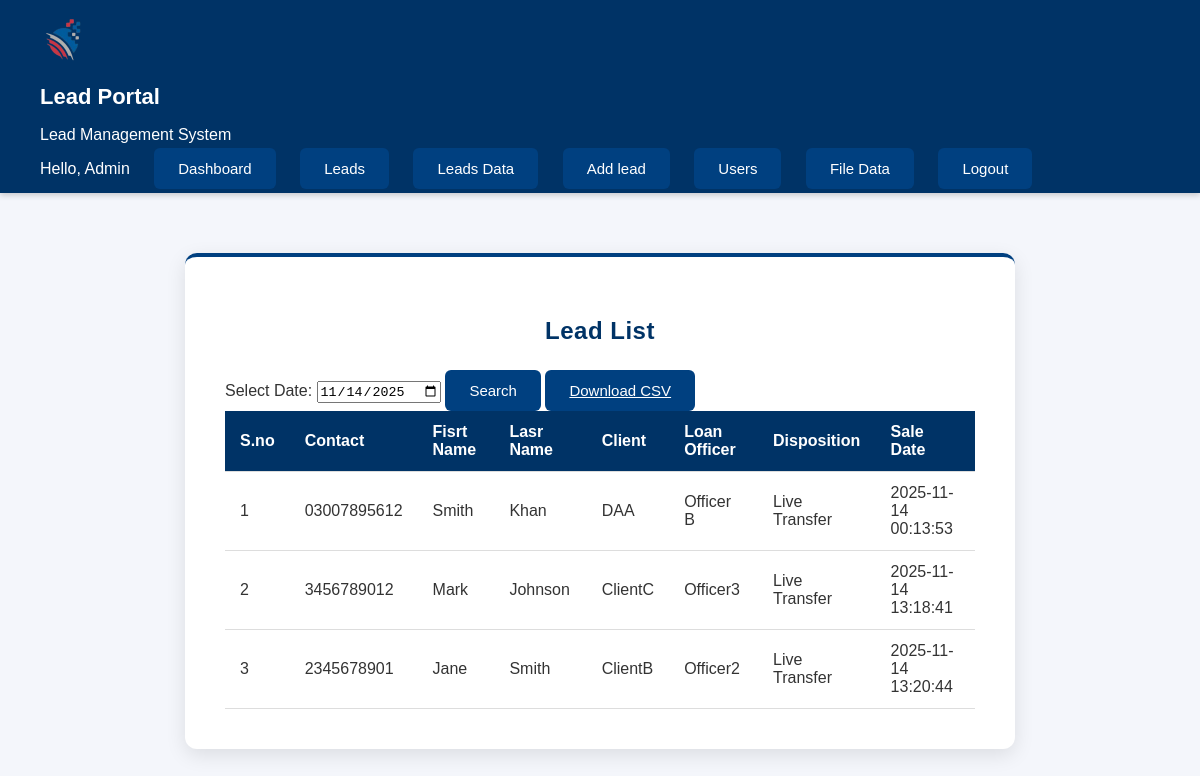
The page /public/lead_list.php (signed in) on the database its author committed.
### tables this page shows
CREATE TABLE `lead_disposition` (
  `id` int(11) NOT NULL,
  `lead_id` int(11) NOT NULL,
  `disposition` varchar(255) DEFAULT 'Transfer',
  `csr_id` int(11) DEFAULT NULL,
  `created_at` timestamp NOT NULL DEFAULT current_timestamp()
);

CREATE TABLE `lead_data` (
  `id` int(11) NOT NULL,
  `contact_number` varchar(50) NOT NULL,
  `first_name` varchar(255) DEFAULT NULL,
  `last_name` varchar(255) DEFAULT NULL,
  `phone` varchar(255) DEFAULT NULL,
  `phone2` varchar(255) NOT NULL,
  `client` varchar(255) DEFAULT NULL,
  `loan_officer` varchar(255) DEFAULT NULL,
  `Address` varchar(255) DEFAULT NULL,
  `Zip` varchar(255) NOT NULL,
  `State` varchar(255) DEFAULT NULL,
  `City` varchar(255) DEFAULT NULL,
  `Address2` varchar(255) DEFAULT NULL,
  `Zip2` varchar(255) NOT NULL,
  `State2` varchar(255) DEFAULT NULL,
  `City2` varchar(255) DEFAULT NULL,
  `total_loan` varchar(255) DEFAULT NULL,
  `interest_rate` varchar(255) DEFAULT NULL,
  `rate_type` varchar(255) DEFAULT NULL,
  `loan_type` varchar(255) DEFAULT NULL,
  `house_type` varchar(255) DEFAULT NULL,
  `property_usage` varchar(255) DEFAULT NULL,
  `interest2` varchar(255) NOT NULL,
  `rate_type2` varchar(255) NOT NULL,
  `credit_card_dept` varchar(255) NOT NULL,
  `late_payment` varchar(255) NOT NULL,
  `cashout` varchar(255) NOT NULL,
  `foreclosure` varchar(255) NOT NULL,
  `Bankrupcy` varchar(255) NOT NULL,
  `employement_status` varchar(255) DEFAULT NULL,
  `comments` text DEFAULT NULL,
  `submitted_by` int(11) DEFAULT NULL,
  `sale_date` timestamp NULL DEFAULT current_timestamp(),
  `created_at` timestamp NOT NULL DEFAULT current_timestamp(),
  `created_date` date GENERATED ALWAYS AS (cast(`created_at` as date)) STORED
);

### includes/db.php (called while the page is built, shortened)
<?php
$DB_HOST = 'localhost';
$DB_NAME = 'lead_portal';
$DB_USER = 'root';
$DB_PASS = '';
$mysqli = new mysqli($DB_HOST, $DB_USER, $DB_PASS, $DB_NAME);
$mysqli->set_charset('utf8mb4');
function esc($s)
{
global $mysqli;
return htmlspecialchars($mysqli->real_escape_string($s));
}

### public/lead_list.php (the view, shortened to what this page needs)
<?php
require_once __DIR__ . '/../includes/db.php';
require_once __DIR__ . '/../includes/header.php';
$filter_date = $_GET['date'] ?? date('Y-m-d');
$search_number = $_GET['contact_number'] ?? '';
$query = "SELECT ld.contact_number, ld.first_name, ld.last_name, ld.client, ld.loan_officer, ld.Address, ld.sale_date, disp.disposition, disp.created_at AS disposition_date
          FROM lead_data ld
          JOIN lead_disposition disp ON ld.id = disp.lead_id
          WHERE DATE(ld.created_at) = ?";
if ($search_number)
{
    $query .= " AND ld.contact_number LIKE ?";
    $stmt = $mysqli->prepare($query);
    $like_number = "%$search_number%";
    $stmt->bind_param('ss', $filter_date, $like_number);
}
 else
  {
    $stmt = $mysqli->prepare($query);
    $stmt->bind_param('s', $filter_date);
  }
$stmt->execute();
$res = $stmt->get_result();
?>
<div class="card card1">
  <h2>Lead List</h2>
  <form method="get" class="form-inline">
    <label>Select Date:</label>
    <input type="date" name="date" value="<?php echo esc($filter_date); ?>">
    <button type="submit" class="btn">Search</button>
    <?php if ($_SESSION['access_level'] == 1): ?>
     <a href="download_leads.php?date=<?php echo urlencode($filter_date); ?>&contact_number=<?php echo urlencode($search_number); ?>" class="btn btn-secondary">Download CSV</a>
    <?php endif; ?>
  </form>
  <table class="table">
    <thead>
      <tr>
        <th>S.no</th>
        <th>Contact</th>
        <th>Fisrt Name</th>
        <th>Lasr Name</th>
        <th>Client</th>
        <th>Loan Officer</th>
        <th>Disposition</th>
        <th>Sale Date</th>
      </tr>
    </thead>
    <tbody>
      <?php
       $serial = 1;
       while ($r = $res->fetch_assoc()): ?>
        <tr>
          <td><?php echo $serial++; ?></td>
          <td><?php echo esc($r['contact_number']); ?></td>
          <td><?php echo esc($r['first_name']); ?></td>
          <td><?php echo esc($r['last_name']); ?></td>
          <td><?php echo esc($r['client']); ?></td>
          <td><?php echo esc($r['loan_officer']); ?></td>
          <td><?php echo esc($r['disposition']); ?></td>
          <td><?php echo esc($r['disposition_date']); ?></td>
        </tr>
      <?php endwhile; ?>
    </tbody>
  </table>
</div>

### public/assets/css/admin.css (style rules this page uses)
body { font-family: 'Poppins', sans-serif; background-color: #f4f6fb; margin: 0; padding: 0; color: #333; }
.card { background: #fff; border-radius: 10px; padding: 25px; box-shadow: 0 4px 10px rgba(0,0,0,0.1); transition: transform 0.3s ease; }
.btn { background: #004080; color: #fff; padding: 10px 18px; border: none; border-radius: 5px; cursor: pointer; font-weight: 500; transition: background 0.3s ease; }
table { width: 100%; border-collapse: collapse; }
table thead { background: #003366; color: #fff; }
table th, table td { padding: 12px 15px; text-align: left; border-bottom: 1px solid #ddd; }
.form-inline { width:max-content; }

### public/assets/css/add_user.css (style rules this page uses)
.card { background: #ffffff; max-width: 750px; margin: 60px auto; padding: 40px; border-radius: 12px; box-shadow: 0 6px 20px rgba(0,0,0,0.1); border-top: 4px solid #004080; }
.card h2 { text-align: center; color: #003366; margin-bottom: 25px; font-weight: 600; font-size: 24px; letter-spacing: 0.5px; }
.btn { background: #004080; color: #fff; font-weight: 500; border: none; border-radius: 6px; padding: 12px 24px; cursor: pointer; font-size: 15px; transition: background 0.3s ease; }

### rows shown on the page
lead_disposition: lead.contact_number "03007895612", lead.first_name "Smith", lead.last_name "Khan", lead.client "DAA", lead.loan_officer "Officer B", disposition "Live Transfer", created_at "2025-11-14 00:13:53"
lead_disposition: lead.contact_number "3456789012", lead.first_name "Mark", lead.last_name "Johnson", lead.client "ClientC", lead.loan_officer "Officer3", disposition "Live Transfer", created_at "2025-11-14 13:18:41"
lead_disposition: lead.contact_number "2345678901", lead.first_name "Jane", lead.last_name "Smith", lead.client "ClientB", lead.loan_officer "Officer2", disposition "Live Transfer", created_at "2025-11-14 13:20:44"

### other values the page prints
$user['username'] "Admin"
